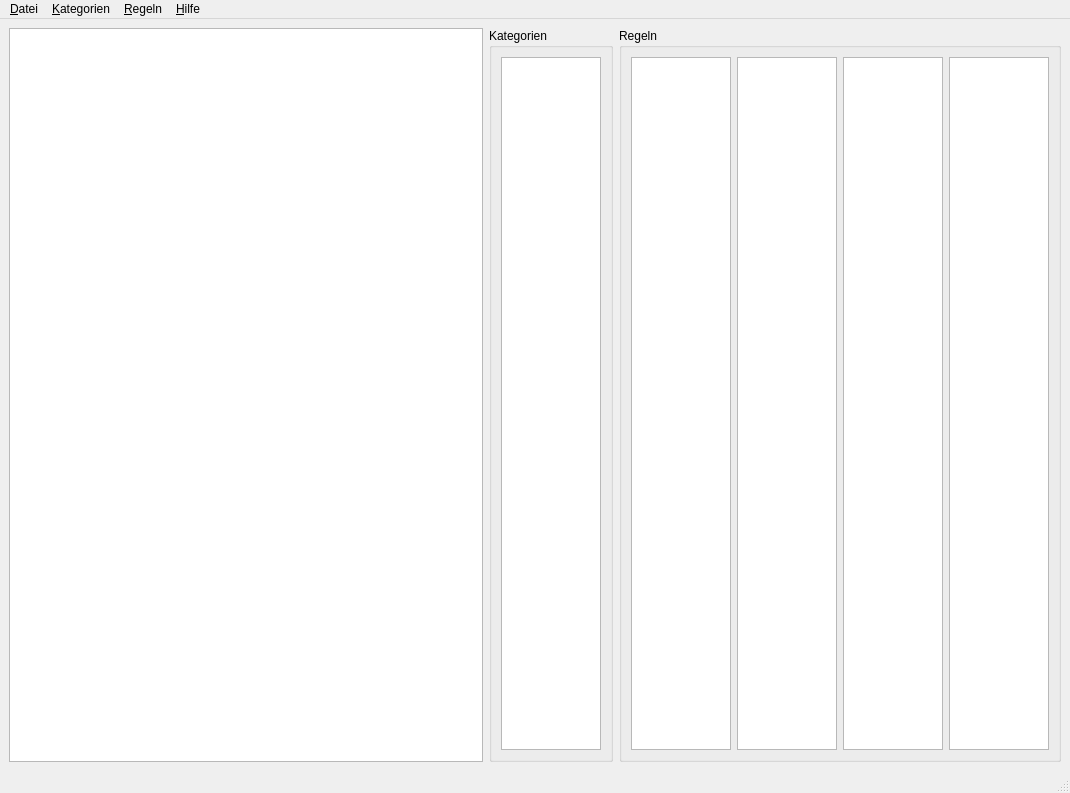
<?xml version="1.0" encoding="UTF-8"?>
<ui version="4.0">
 <class>MainWindow</class>
 <widget class="QMainWindow" name="MainWindow">
  <property name="geometry">
   <rect>
    <x>0</x>
    <y>0</y>
    <width>1070</width>
    <height>793</height>
   </rect>
  </property>
  <property name="windowTitle">
   <string>Tarmed Paketmanager</string>
  </property>
  <widget class="QWidget" name="centralwidget">
   <layout class="QHBoxLayout" name="horizontalLayout">
    <item>
     <widget class="QTableView" name="tableView"/>
    </item>
    <item>
     <widget class="QGroupBox" name="groupBox">
      <property name="title">
       <string>Kategorien</string>
      </property>
      <layout class="QHBoxLayout" name="horizontalLayout_2">
       <item>
        <widget class="QListView" name="listView">
         <property name="sizePolicy">
          <sizepolicy hsizetype="Fixed" vsizetype="Expanding">
           <horstretch>0</horstretch>
           <verstretch>0</verstretch>
          </sizepolicy>
         </property>
         <property name="minimumSize">
          <size>
           <width>100</width>
           <height>0</height>
          </size>
         </property>
         <property name="maximumSize">
          <size>
           <width>100</width>
           <height>16777215</height>
          </size>
         </property>
        </widget>
       </item>
      </layout>
     </widget>
    </item>
    <item>
     <widget class="QGroupBox" name="groupBox_2">
      <property name="sizePolicy">
       <sizepolicy hsizetype="Fixed" vsizetype="Expanding">
        <horstretch>0</horstretch>
        <verstretch>0</verstretch>
       </sizepolicy>
      </property>
      <property name="title">
       <string>Regeln</string>
      </property>
      <layout class="QHBoxLayout" name="horizontalLayout_3">
       <item>
        <widget class="QListView" name="listView_regeln">
         <property name="sizePolicy">
          <sizepolicy hsizetype="Fixed" vsizetype="Expanding">
           <horstretch>0</horstretch>
           <verstretch>0</verstretch>
          </sizepolicy>
         </property>
         <property name="minimumSize">
          <size>
           <width>100</width>
           <height>0</height>
          </size>
         </property>
         <property name="maximumSize">
          <size>
           <width>100</width>
           <height>16777215</height>
          </size>
         </property>
        </widget>
       </item>
       <item>
        <widget class="QListView" name="listView_regel_und">
         <property name="sizePolicy">
          <sizepolicy hsizetype="Fixed" vsizetype="Expanding">
           <horstretch>0</horstretch>
           <verstretch>0</verstretch>
          </sizepolicy>
         </property>
         <property name="minimumSize">
          <size>
           <width>100</width>
           <height>0</height>
          </size>
         </property>
         <property name="maximumSize">
          <size>
           <width>100</width>
           <height>16777215</height>
          </size>
         </property>
         <property name="frameShadow">
          <enum>QFrame::Sunken</enum>
         </property>
        </widget>
       </item>
       <item>
        <widget class="QListView" name="listView_regeln_oder">
         <property name="sizePolicy">
          <sizepolicy hsizetype="Fixed" vsizetype="Expanding">
           <horstretch>0</horstretch>
           <verstretch>0</verstretch>
          </sizepolicy>
         </property>
         <property name="minimumSize">
          <size>
           <width>100</width>
           <height>0</height>
          </size>
         </property>
         <property name="maximumSize">
          <size>
           <width>100</width>
           <height>16777215</height>
          </size>
         </property>
        </widget>
       </item>
       <item>
        <widget class="QListView" name="listView_regeln_nicht">
         <property name="sizePolicy">
          <sizepolicy hsizetype="Fixed" vsizetype="Expanding">
           <horstretch>0</horstretch>
           <verstretch>0</verstretch>
          </sizepolicy>
         </property>
         <property name="minimumSize">
          <size>
           <width>100</width>
           <height>0</height>
          </size>
         </property>
         <property name="maximumSize">
          <size>
           <width>100</width>
           <height>16777215</height>
          </size>
         </property>
        </widget>
       </item>
      </layout>
     </widget>
    </item>
   </layout>
  </widget>
  <widget class="QMenuBar" name="menubar">
   <property name="geometry">
    <rect>
     <x>0</x>
     <y>0</y>
     <width>1070</width>
     <height>23</height>
    </rect>
   </property>
   <widget class="QMenu" name="menuRohdaten_laden">
    <property name="title">
     <string>&amp;Datei</string>
    </property>
    <addaction name="actionRohdaten_laden"/>
    <addaction name="separator"/>
    <addaction name="actionExcel_exportieren"/>
    <addaction name="separator"/>
    <addaction name="action_Exit"/>
   </widget>
   <widget class="QMenu" name="menuRegeln">
    <property name="title">
     <string>&amp;Regeln</string>
    </property>
    <addaction name="actionNeue_Regel"/>
    <addaction name="separator"/>
    <addaction name="actionRegeln_speichern"/>
    <addaction name="actionRegel_laden"/>
    <addaction name="separator"/>
    <addaction name="actionRegelExcel_exportieren"/>
   </widget>
   <widget class="QMenu" name="menuHilfe">
    <property name="title">
     <string>&amp;Hilfe</string>
    </property>
   </widget>
   <widget class="QMenu" name="menuKategorie">
    <property name="title">
     <string>&amp;Kategorien</string>
    </property>
    <addaction name="actionNeue_ategorie"/>
    <addaction name="actionKategorien_l_schen"/>
   </widget>
   <addaction name="menuRohdaten_laden"/>
   <addaction name="menuKategorie"/>
   <addaction name="menuRegeln"/>
   <addaction name="menuHilfe"/>
  </widget>
  <widget class="QStatusBar" name="statusbar"/>
  <action name="actionNeue_ategorie">
   <property name="text">
    <string>Neue Kategorie</string>
   </property>
  </action>
  <action name="actionRohdaten_laden">
   <property name="text">
    <string>&amp;Rohdaten laden</string>
   </property>
  </action>
  <action name="actionExcel_exportieren">
   <property name="text">
    <string>Excel &amp;exportieren</string>
   </property>
  </action>
  <action name="actionNeue_Regel">
   <property name="text">
    <string>&amp;Neue Regel</string>
   </property>
  </action>
  <action name="actionRegeln_speichern">
   <property name="text">
    <string>Regeln &amp;speichern</string>
   </property>
  </action>
  <action name="actionRegel_laden">
   <property name="text">
    <string>Regeln &amp;laden</string>
   </property>
  </action>
  <action name="actionKategorien_l_schen">
   <property name="text">
    <string>Kategorien löschen</string>
   </property>
  </action>
  <action name="actionRegelExcel_exportieren">
   <property name="text">
    <string>Excel &amp;exportieren</string>
   </property>
  </action>
  <action name="action_Exit">
   <property name="text">
    <string>E&amp;xit</string>
   </property>
  </action>
 </widget>
 <resources/>
 <connections/>
</ui>
